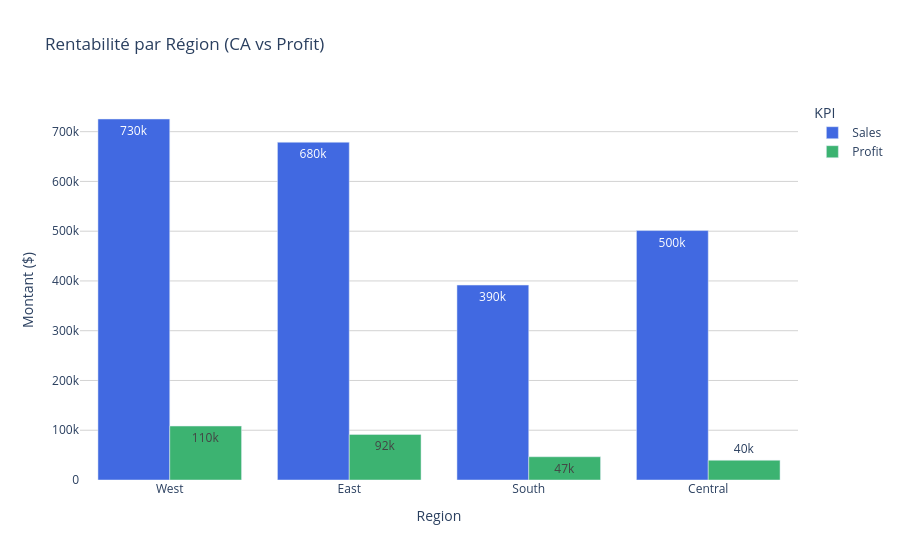

Here is the notebook cell this chart was saved with:
### Markdown cell above
#### Au niveau des régions

### Code cell
df_region = df.groupby('Region', as_index=False).agg({
    'Sales': 'sum',
    'Profit': 'sum',
    'Discount': 'mean'
}).sort_values(by='Profit', ascending=False)

fig4 = px.bar(
    df_region, 
    x='Region', 
    y=['Sales', 'Profit'], 
    barmode='group',
    title="Rentabilité par Région (CA vs Profit)",
    labels={'value': 'Montant ($)', 'variable': 'KPI'},
    color_discrete_map={'Sales': 'RoyalBlue', 'Profit': 'MediumSeaGreen'},
    text_auto='.2s'
)

fig4.update_layout(plot_bgcolor='white', hovermode='x unified')
fig4.update_yaxes(showgrid=True, gridcolor='LightGray')
fig4.show()

### Figure 1 — Plotly figure (JSON) as saved in the notebook; plotly's stock layout.template omitted (floating-point values rounded to 4 significant figures)
{"data": [{"alignmentgroup": "True", "hovertemplate": "KPI=Sales<br>Region=%{x}<br>Montant ($)=%{y}<extra></extra>", "legendgroup": "Sales", "marker": {"color": "RoyalBlue", "pattern": {"shape": ""}}, "name": "Sales", "offsetgroup": "Sales", "orientation": "v", "showlegend": true, "textposition": "auto", "texttemplate": "%{y:.2s}", "type": "bar", "x": ["West", "East", "South", "Central"], "xaxis": "x", "y": [725500.0, 678800.0, 391700.0, 501200.0], "yaxis": "y"}, {"alignmentgroup": "True", "hovertemplate": "KPI=Profit<br>Region=%{x}<br>Montant ($)=%{y}<extra></extra>", "legendgroup": "Profit", "marker": {"color": "MediumSeaGreen", "pattern": {"shape": ""}}, "name": "Profit", "offsetgroup": "Profit", "orientation": "v", "showlegend": true, "textposition": "auto", "texttemplate": "%{y:.2s}", "type": "bar", "x": ["West", "East", "South", "Central"], "xaxis": "x", "y": [108400.0, 91520.0, 46750.0, 39710.0], "yaxis": "y"}], "layout": {"barmode": "group", "hovermode": "x unified", "legend": {"title": {"text": "KPI"}, "tracegroupgap": 0}, "plot_bgcolor": "white", "title": {"text": "Rentabilité par Région (CA vs Profit)"}, "xaxis": {"anchor": "y", "domain": [0, 1], "title": {"text": "Region"}}, "yaxis": {"anchor": "x", "domain": [0, 1], "gridcolor": "LightGray", "showgrid": true, "title": {"text": "Montant ($)"}}}}
